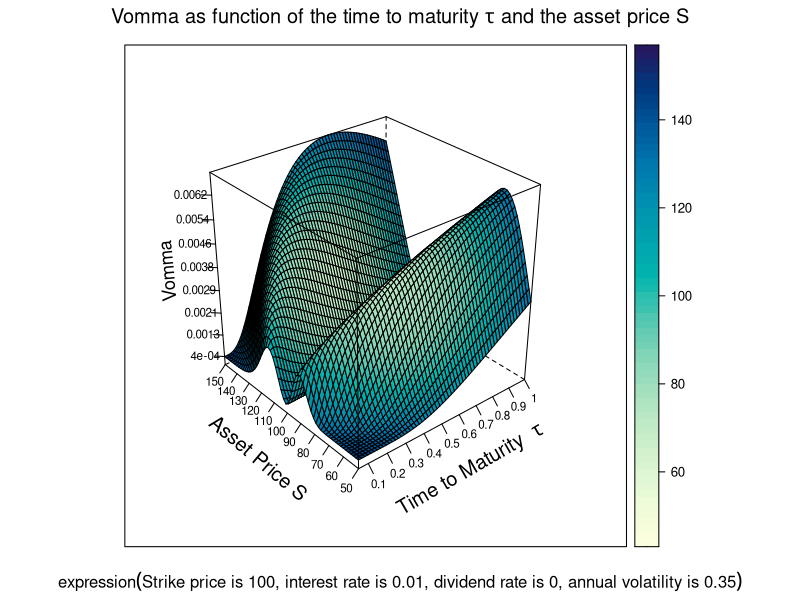

Source code (R):
# clear variables and close windows
rm(list = ls(all = TRUE))
graphics.off()

# install and load packages
libraries = c("lattice")
lapply(libraries, function(x) if (!(x %in% installed.packages())) {
    install.packages(x)
})
lapply(libraries, library, quietly = TRUE, character.only = TRUE)

# parameter settings
s1    = 50        # lower bound of Asset Price
s2    = 150       # upper bound of Asset Price 
t1    = 0.05      # lower bound of Time to Maturity
t2    = 1         # upper bound of Time to Maturity
K     = 100       # exercise price 
r     = 0.01      # interest rate
sig   = 0.35      # volatility
d     = 0         # dividend rate
b     = r - d     # cost of carry
steps = 60

meshgrid = function(a, b) {
    list(x = outer(b * 0, a, FUN = "+"), y = outer(b, a * 0, FUN = "+"))
}

first  = meshgrid(seq(t1, t2, -(t1 - t2)/(steps - 1)), seq(t1, t2, -(t1 - t2)/(steps - 1)))
tau    = first$x
dump   = first$y

second = meshgrid(seq(s1, s2, -(s1 - s2)/(steps - 1)), seq(s1, s2, -(s1 - s2)/(steps - 1)))
dump2  = second$x
S      = second$y

# Black-Scholes formula for the option price and the vomma
d1     = (log(S/K) + (r - d - sig^2/2) * tau)/(sig * sqrt(tau))
d2     = d1 - sig * sqrt(tau)
vega   = S * exp(-d * tau) * dnorm(d1) * sqrt(tau)
vomma  = vega * (d1 * d2/sig)

# plot
title = bquote(expression(paste("Strike price is ", .(K), ", interest rate is ", 
    .(r), ", dividend rate is ", .(d), ", annual volatility is ", .(sig))))

wireframe((vomma/10000) ~ tau * S, drape = T, ticktype = "detailed", main = expression(paste("Vomma as function of the time to maturity ", 
    tau, " and the asset price S")), sub = title, scales = list(arrows = FALSE, col = "black", 
    distance = 1, tick.number = 8, cex = 0.7, x = list(labels = round(seq(t1, t2, 
        length = 11), 1)), y = list(labels = round(seq(s1, s2, length = 11), 1)), 
    z = list(labels = round(seq(min(vomma/10000), max(vomma/10000), length = 11), 
        4))), xlab = list(expression(paste("Time to Maturity  ", tau)), rot = 30, 
    cex = 1.2), ylab = list("Asset Price S", rot = -40, cex = 1.2), zlab = list("Vomma", 
    rot = 95, cex = 1.1))
